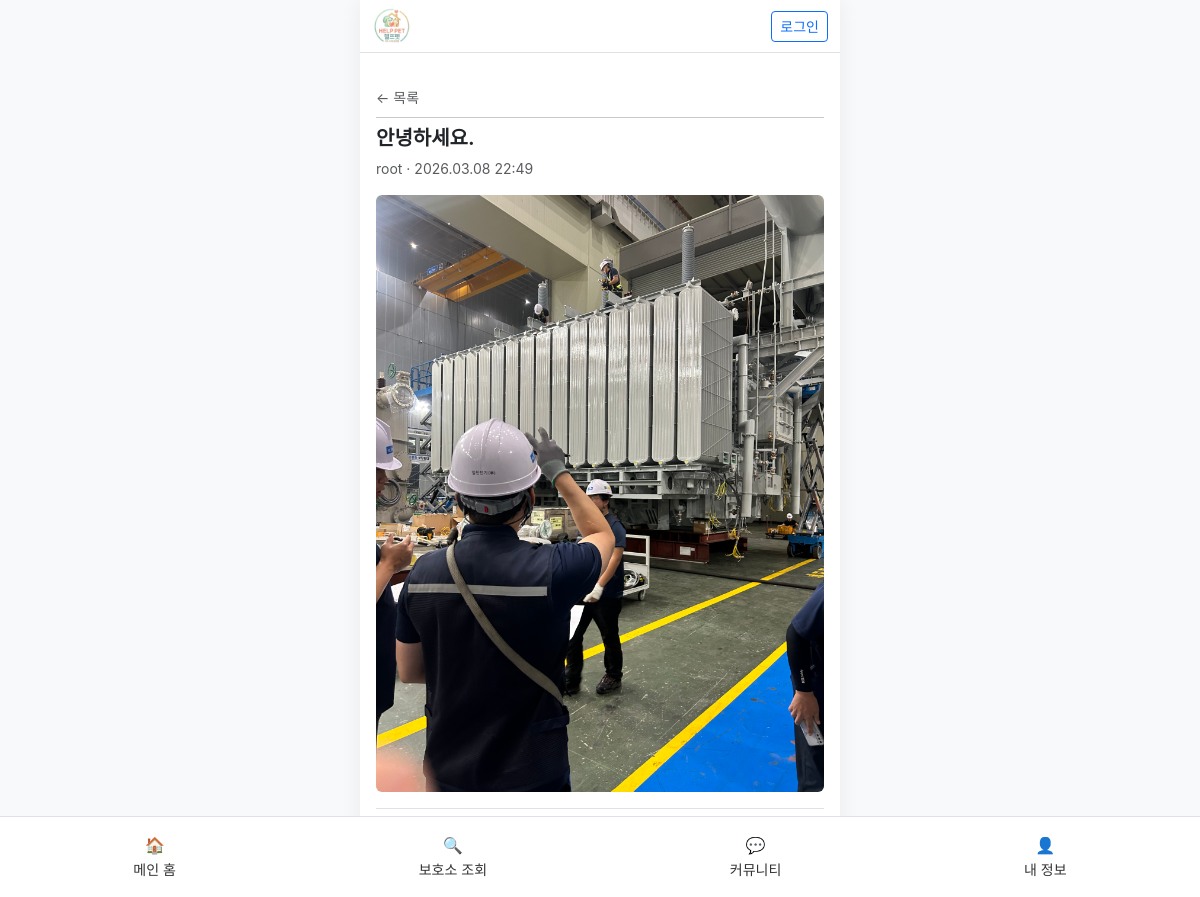
Page /community/2/ on the committed database.
### board/models.py (models this page shows, shortened)
class Post(models.Model):
    author = models.ForeignKey(User, on_delete=models.CASCADE, verbose_name="작성자")
    shelter = models.ForeignKey(
        'shelter.Shelter', on_delete=models.CASCADE, null=True, blank=True,
        verbose_name="보호소", related_name="community_posts"
    )
    title = models.CharField(max_length=200, verbose_name="제목")
    content = models.TextField(verbose_name="내용")
    image = models.ImageField(upload_to='posts/', blank=True, null=True, verbose_name="이미지")
    created_at = models.DateTimeField(auto_now_add=True, verbose_name="작성일")
    updated_at = models.DateTimeField(auto_now=True, verbose_name="수정일")
    class Meta:
        ordering = ['-created_at']
        verbose_name = "게시글"
        verbose_name_plural = "게시글"

### board/views.py (the view)
# urls.py: path('<int:pk>/', views.community_post_detail, name='community_post_detail'),
def community_post_detail(request, pk):
    post = get_object_or_404(Post, pk=pk, shelter__isnull=True)
    return render(request, 'board/community_post_detail.html', {'post': post})

### templates/board/community_post_detail.html
{% extends 'base.html' %}
{% block content %}
<div class="py-3">
    <a href="{% url 'community_list' %}" class="text-decoration-none text-muted small">← 목록</a>
    <hr class="my-2">
    <h5 class="fw-bold">{{ post.title }}</h5>
    <p class="text-muted small mb-2">{{ post.author.username }} · {{ post.created_at|date:"Y.m.d H:i" }}</p>
    {% if post.image %}
    <div class="mt-3 mb-3">
        <img src="{{ post.image.url }}" class="img-fluid rounded">
    </div>
    {% endif %}
    <div class="border-top pt-3">
        {{ post.content|linebreaks }}
    </div>
</div>
{% endblock %}

### templates/base.html (style rules this page uses)
body { font-family: 'Pretendard', -apple-system, sans-serif; background-color: #f8f9fa; }

### rows in the picture
Post: title "안녕하세요.", author.username "root", created_at "2026.03.08 22:49", image (picture)
